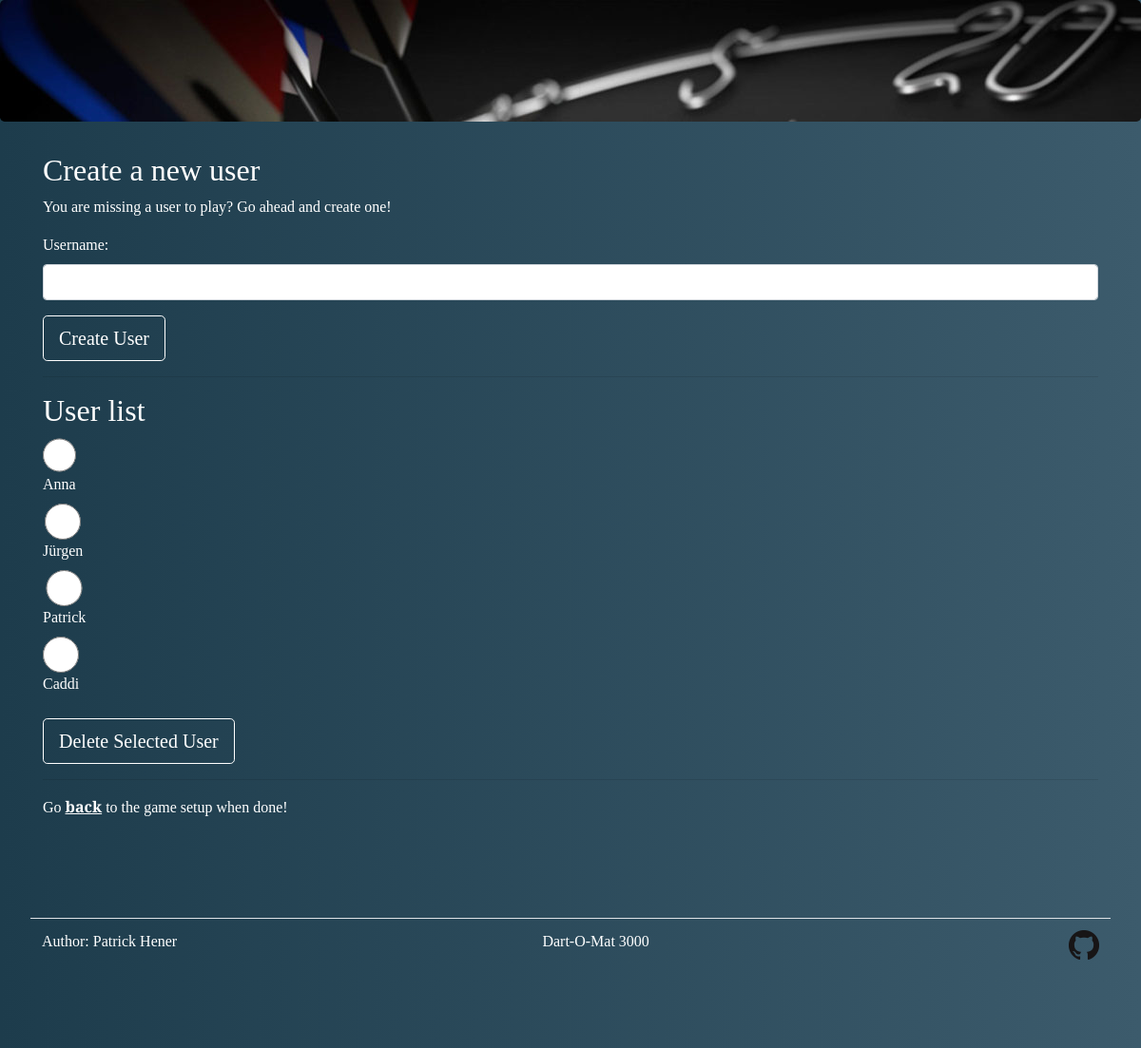
Page /game/manageuser on the committed database.
### app/mod_game/models.py (models this page shows)
class Base(db.Model):
    __abstract__ = True
    id = db.Column(db.Integer, primary_key=True)

class Player(Base):
    name = db.Column(db.String, unique=True, nullable=False)
    active = db.Column(db.Boolean)
    rounds = db.relationship('Round', backref='rounds', lazy=True)
    throws = db.relationship('Throw', backref='throws', lazy=True)
    scores = db.relationship('Score', backref='scores', lazy=True)
    crickets = db.relationship('Cricket', backref='crickets', lazy=True)
    game_id = db.Column(db.Integer, db.ForeignKey('game.id', onupdate="CASCADE", ondelete="CASCADE"), nullable=True)
    def __repr__(self):
        return self.name

### app/mod_game/controllers.py (the view)
@mod_game.route("/manageuser", methods=['GET', 'POST'])
def manageuser():
    created = False
    deleted = False
    players = Player.query.all()
    if request.method == 'POST':
        action = request.form["_action"]
        if action == "add":
            name = request.form["username"]
            player = Player(name=name, active=False)
            db.session.add(player)
            db.session.commit()
            created = True
        elif action == "del":
            name = request.form["delusername"]
            player = Player.query.filter_by(name=name).first()
            db.session.delete(player)
            db.session.commit()
            deleted = True
        else:
            created = False
            deleted = False
        players = Player.query.all()
        return render_template('/game/manageuser.html', created=created, deleted=deleted, name=name, players=players)
    else:
        return render_template('/game/manageuser.html', created=created, deleted=deleted, players=players)

### app/templates/game/manageuser.html (shortened to what this page needs)
{% extends "base.html" %}
{% block content %}
<div class="container">
	<h2>Create a new user</h2>
	<p>You are missing a user to play? Go ahead and create one!</p>
	<form id="createuser" action="{{ url_for('game.manageuser') }}" method="post">
		<div id="username" class="form-group">
			<label for="username">Username:</label>
			<input type="text" class="form-control" id="username" name="username" required>
		</div>
		<button class="btn btn-outline-primary btn-lg" type="submit">Create User</button>
	</form>
	<hr>
	<h2>User list</h2>
	<form id="deleteuser" action="{{ url_for('game.manageuser') }}" method="post">
		<div id="delusername" class="form-group">
			{% for player in players %}
	   <label for="{{ player }}">
	   <input class="form-control" value="{{ player }}" type="radio" id="delusername" name="delusername" required>
	   {{ player }}
	   </label><br>
	   {% endfor %}
		</div>
		<button class="btn btn-outline-primary btn-lg" type="submit">Delete Selected User</button>
	</form>
	<hr>
	<p>Go <a href="{{ url_for('game.admin') }}">back</a> to the game setup when done!</p>
</div>
<br>
{% endblock %}

### app/static/css/custom.css (style rules this page uses)
html, body { height: 100%; width: 100%; margin: 0; }
body { font-family: 'Merriweather', serif; background-image: linear-gradient(to right, #1d3c4c, #3c5b6c); color: #fff; border-radius: 25px; }
a, a:hover, a:visited, a:active { color: #fff; font-weight: bold; text-decoration: underline; }
.btn-outline-primary { color: #fff; border-color: #fff; }

### rows in the picture
Player: name "Anna"
Player: name "Jürgen"
Player: name "Patrick"
Player: name "Caddi"
